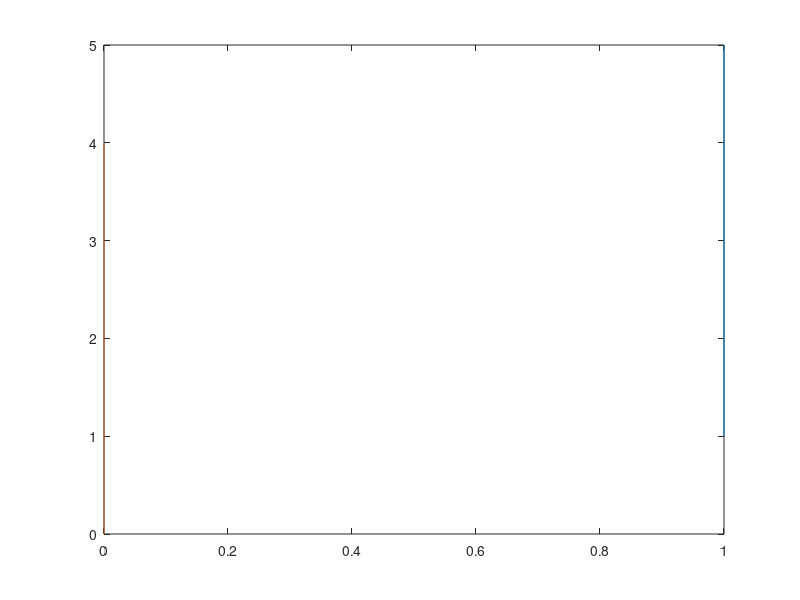

This chart was generated by the following MATLAB code:
clear; clc;

dt = 1;
iterations = 6;
transition = [1 0 dt 0; 0 1 0 dt; 0 0 1 0; 0 0 0 1];
target = zeros(4, iterations);
ownship = zeros(4, iterations);

target(:,1) = [1 5 0 -1]';
ownship(:,1) = [0 0 0 1]';

for i = 2:iterations
   target(:,i) = transition * target(:,i-1);
   ownship(:,i) = transition * ownship(:,i-1);
end

plot_target_x = target(1, 1:5);
plot_target_y = target(2, 1:5);

plot_ownship_x = ownship(1, 1:5);
plot_ownship_y = ownship(2, 1:5);

plot(plot_target_x,plot_target_y, plot_ownship_x, plot_ownship_y)